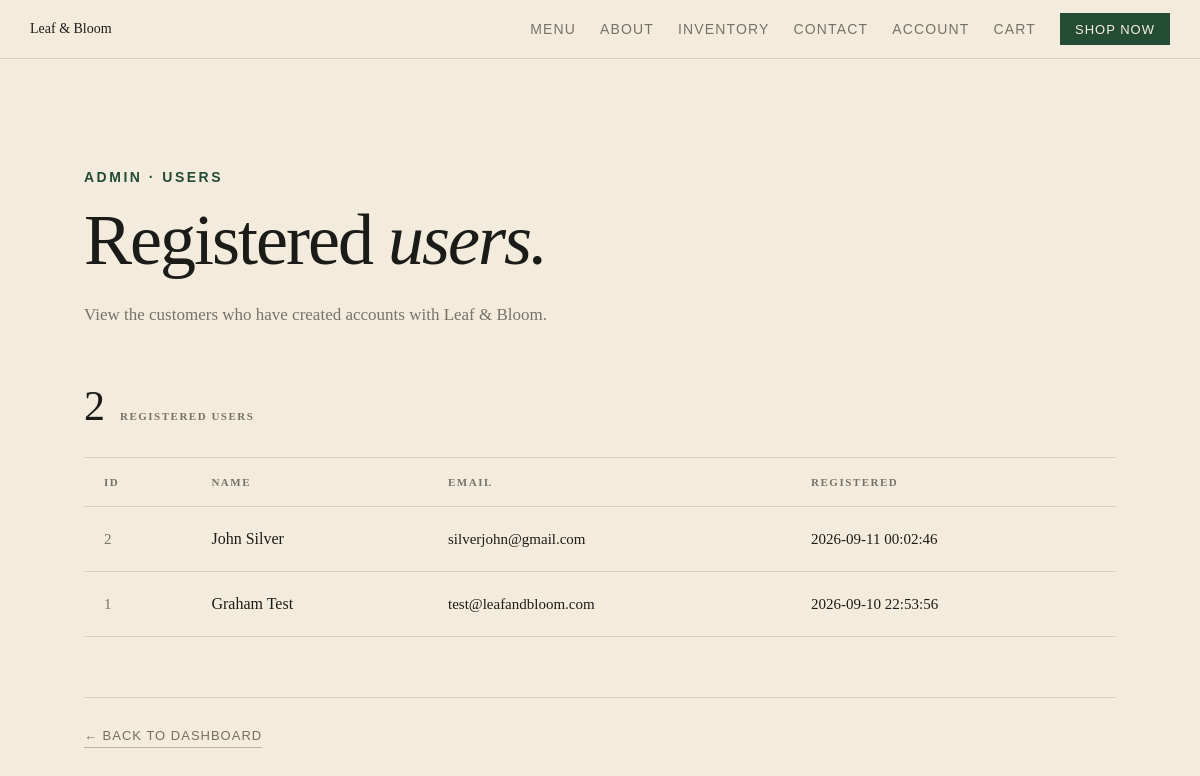
Before: /admin/users.php (signed in) with the older database file.
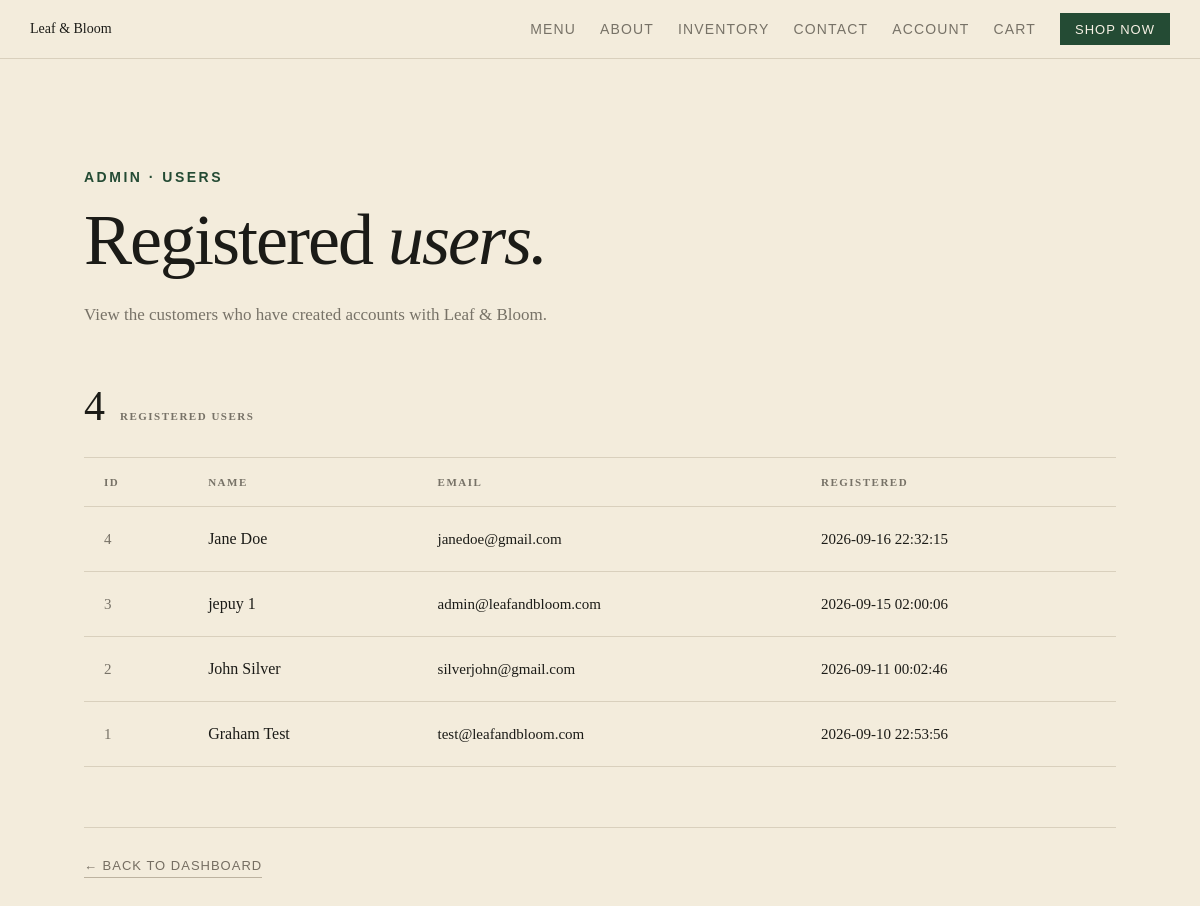
After: the same page with the newer database file.
### tables this page shows
CREATE TABLE `users` (
  `user_id` int(10) UNSIGNED NOT NULL,
  `name` varchar(100) NOT NULL,
  `email` varchar(150) NOT NULL,
  `password` varchar(255) NOT NULL,
  `created_at` timestamp NOT NULL DEFAULT current_timestamp()
);

### admin/users.php (the view, shortened to what this page needs)
<?php
require_once '../includes/db.php';
$stmt = $pdo->query("
    SELECT
        user_id,
        name,
        email,
        created_at
    FROM users
    ORDER BY created_at DESC
");
$users = $stmt->fetchAll(PDO::FETCH_ASSOC);
?>
<!DOCTYPE html>
<html lang="en">
<head>
    <link rel="stylesheet"
          href="../assets/css/style.css">
</head>
<body>
<?php include '../includes/navbar.php'; ?>
<main>
<section class="admin-users-section">
    <div class="admin-users-heading">
        <p class="section-label">
            ADMIN · USERS
        </p>
        <h1>
            Registered <em>users.</em>
        </h1>
        <p>
            View the customers who have created
            accounts with Leaf &amp; Bloom.
        </p>
    </div>
    <div class="admin-users-summary">
        <span>
            <?= count($users) ?>
        </span>
        <p>
            REGISTERED USERS
        </p>
    </div>
    <div class="admin-users-table-wrapper">
        <table class="admin-users-table">
            <thead>
                <tr>
                    <th>ID</th>
                    <th>Name</th>
                    <th>Email</th>
                    <th>Registered</th>
                </tr>
            </thead>
            <tbody>
                <?php if (empty($users)): ?>
                    <tr>
                        <td colspan="4">
                            No registered users found.
                        </td>
                    </tr>
                <?php else: ?>
                    <?php foreach ($users as $user): ?>
                        <tr>
                            <td>
                                <?= (int) $user['user_id'] ?>
                            </td>
                            <td>
                                <strong>
                                    <?= htmlspecialchars(
                                        $user['name']
                                    ) ?>
                                </strong>
                            </td>
                            <td>
                                <?= htmlspecialchars(
                                    $user['email']
                                ) ?>
                            </td>
                            <td>
                                <?= htmlspecialchars(
                                    $user['created_at']
                                ) ?>
                            </td>
                        </tr>
                    <?php endforeach; ?>
                <?php endif; ?>
            </tbody>
        </table>
    </div>
    <div class="admin-dashboard-footer">
        <a href="dashboard.php"
           class="secondary-button">
            ← Back to Dashboard
        </a>
    </div>
</section>
</main>
</body>
</html>

Changed rows visible on the page:
added users: user_id "4", name "Jane Doe", email "janedoe@gmail.com", created_at "2026-09-16 22:32:15"
added users: user_id "3", name "jepuy 1", email "admin@leafandbloom.com", created_at "2026-09-15 02:00:06"
Other visible differences:
count($users): "2" → "4"
